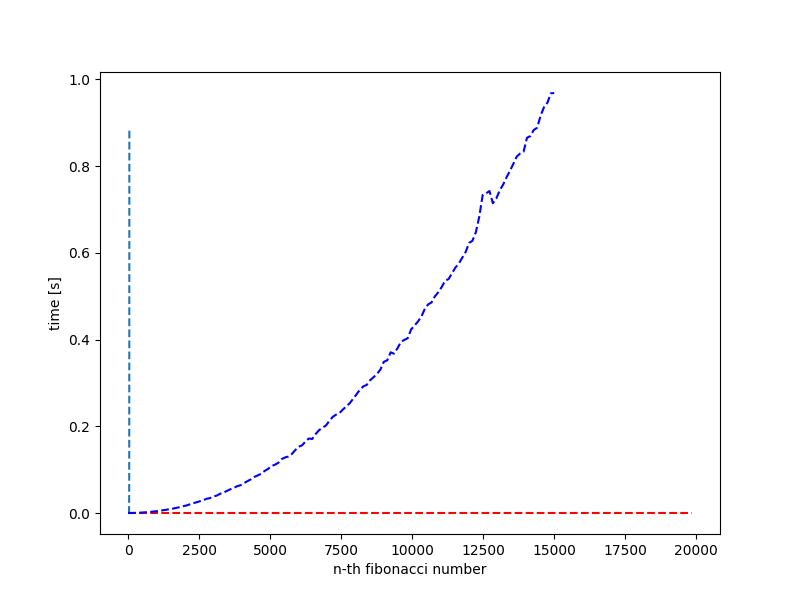

Write the Python code that produced this figure.
import pandas as pd
import matplotlib.pyplot as plt


# Load the data from CSV
br = pd.read_csv("benchmarking/benchmark_recursive.csv", header=None, names=["n", "time"])

bn = pd.read_csv("benchmarking/benchmark_naive.csv", header=None, names=["n", "time"])

bv = pd.read_csv("benchmarking/benchmark_vector.csv", header=None, names=["n", "time"])


# print(br)

plt.figure(figsize=(8,6))

plt.plot(br["n"], br["time"], linestyle='--')
plt.plot(bn["n"], bn["time"], linestyle='--', color='red')
plt.plot(bv["n"], bv["time"], linestyle='--', color='blue')
plt.xlabel('n-th fibonacci number')
plt.ylabel('time [s]')

plt.savefig("benchmarking.png")